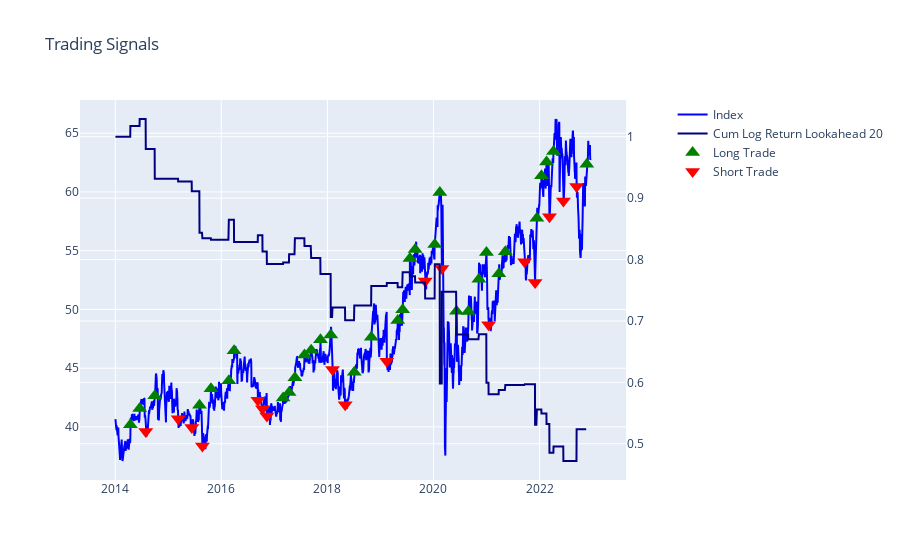

Write notebook code for a chart like this one.
### Code cell
from plotly.subplots import make_subplots

def plot_signal_return(signal, signal_return, stock):
    signal_plot = abs(signal*close)
    fig = make_subplots(specs=[[{"secondary_y": True}]])
    signal_return = np.exp((signal_return).cumsum())

    # add trace
    fig.add_trace(
        go.Scatter(
            x = close.index,
            y = close[stock],
            line = dict(color="blue", width=2),
            name = "Index"
            ),
            secondary_y=False
        )

    # add trace
    fig.add_trace(
        go.Scatter(
            x = signal_return.index,
            y = signal_return[stock],
            line = dict(color="navy", width=2),
            name = "Cum Log Return Lookahead 20",
            ),
            secondary_y=True
        )

        # add trace
    fig.add_trace(
        go.Scatter(
            x = close.index,
            y = signal_plot[stock].where(signal[stock] == 1 ),
            mode = 'markers',
            marker =dict(symbol='triangle-up', size = 13, color = 'green'),
            name = "Long Trade"
            )
        )

    # add trace
    fig.add_trace(
        go.Scatter(
            x = close.index,
            y = signal_plot[stock].where(signal[stock] == -1 ),
            mode = 'markers',
            marker =dict(symbol='triangle-down', size = 13, color = 'red'),
            name = "Short Trade"
            )
        )

    # update layout
    fig.update_layout(
        title = "Trading Signals"
        )

    # show figure
    iplot(fig)   

plot_signal_return(signal_20, signal_return_20, "KO")

### Figure 1 — Plotly figure (JSON) as saved in the notebook; plotly's stock layout.template omitted (floating-point values rounded to 4 significant figures; data arrays with more than 128 entries replaced by an {"elided": "..."} marker saying what was removed)
{"data": [{"line": {"color": "blue", "width": 2}, "name": "Index", "type": "scatter", "x": {"elided": "2258 str values"}, "xaxis": "x", "y": {"elided": "2258 float values"}, "yaxis": "y"}, {"line": {"color": "navy", "width": 2}, "name": "Cum Log Return Lookahead 20", "type": "scatter", "x": {"elided": "2258 str values"}, "xaxis": "x", "y": {"elided": "2258 float values"}, "yaxis": "y2"}, {"marker": {"color": "green", "size": 13, "symbol": "triangle-up"}, "mode": "markers", "name": "Long Trade", "type": "scatter", "x": {"elided": "2258 str values"}, "y": {"elided": "2258 float values"}}, {"marker": {"color": "red", "size": 13, "symbol": "triangle-down"}, "mode": "markers", "name": "Short Trade", "type": "scatter", "x": {"elided": "2258 str values"}, "y": {"elided": "2258 float values"}}], "layout": {"title": {"text": "Trading Signals"}, "xaxis": {"anchor": "y", "domain": [0, 0.94]}, "yaxis": {"anchor": "x", "domain": [0, 1]}, "yaxis2": {"anchor": "x", "overlaying": "y", "side": "right"}}}
